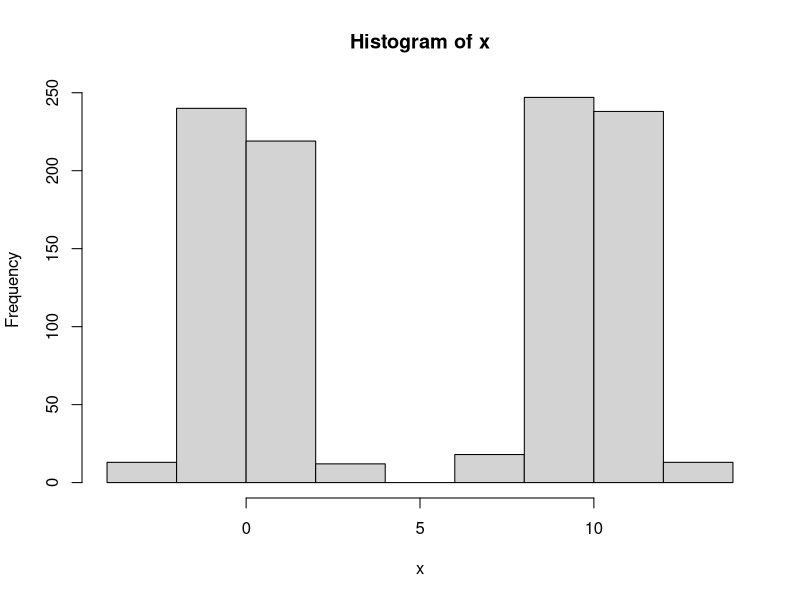
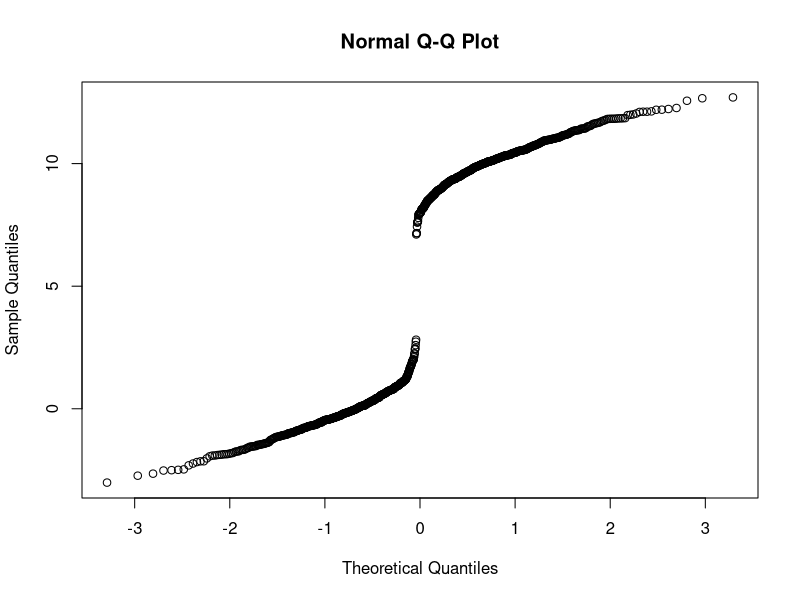
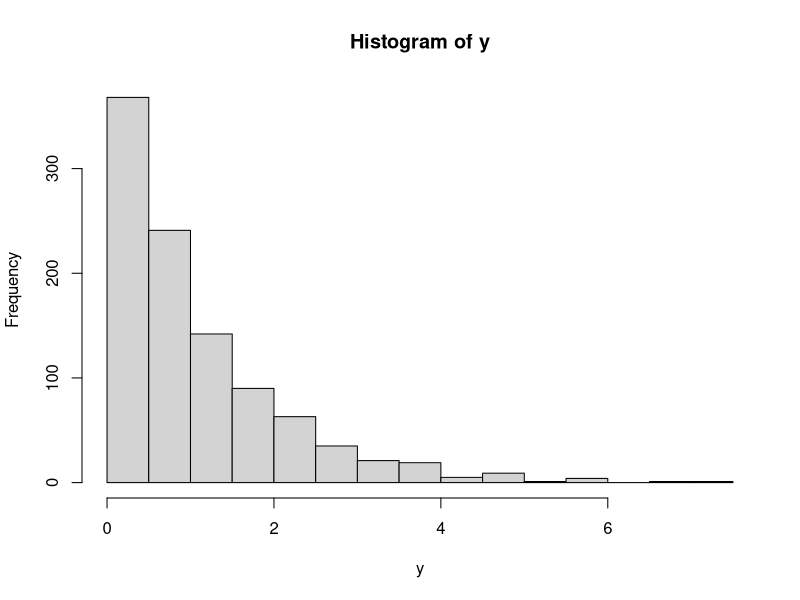
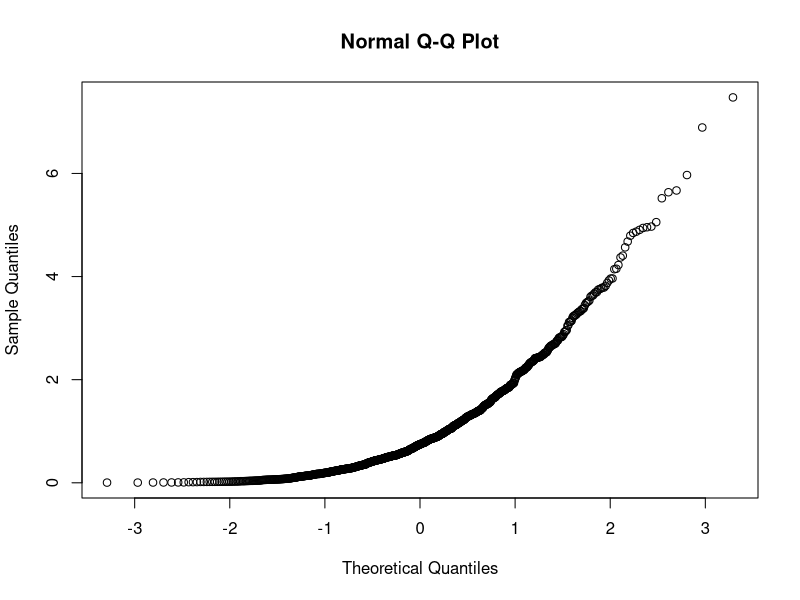

These charts were generated, in order, by the following R code:
# Example of a bimodal distribution
x1 = rnorm(1000, 0, 1)
x2 = rnorm(1000, 10, 1)
ind = rbinom(1000, 1, 0.5) 	# 0 or 1 with equal probability 0.5
x = x1*(1 - ind) + x2*ind 	# About half of the time we will have x1, and the rest x2
hist(x) 	# Take a look and see if it is bimodal 
qqnorm(x)	
# QQ-plot is of an S shape with a turning point at 0. This is because half of the data points are concentrated around x1's mean 0, and the other half around x2's mean 10. Both have standard diviation of 1, so it is unlikely that our data x is going to be around 5. This is why the gap occurs at theoretical quantiles = 0, the normal quantile of 0.5. Modify the code above setting x2's mean to 100, the jump will be more obvious. Also, you can modify the binomial probability of ind to be 0.2 or 0.7, and see what happens. The jump will occur at the normal quantiles of probability 0.2 and 0.7 correspondingly.
# Another characteristic of a bimodal distribution is that the points will be dense around the two modes, and scarce elsewhere.

# Example of an asymmetric distribution
y = rexp(1000, 1) 	# y is generated using exponential distribution with mean 1
hist(y) 	# Take a look at the histogram and see if it is asymmetric
qqnorm(y)
# Notice that the concentration of data points on the left is indicated in the QQ-plot with a lot of points on the sample quantiles between 0 and 2.
# Also, the scarcity of points on the right shows that the data comes from a distribution with more data points on the left.